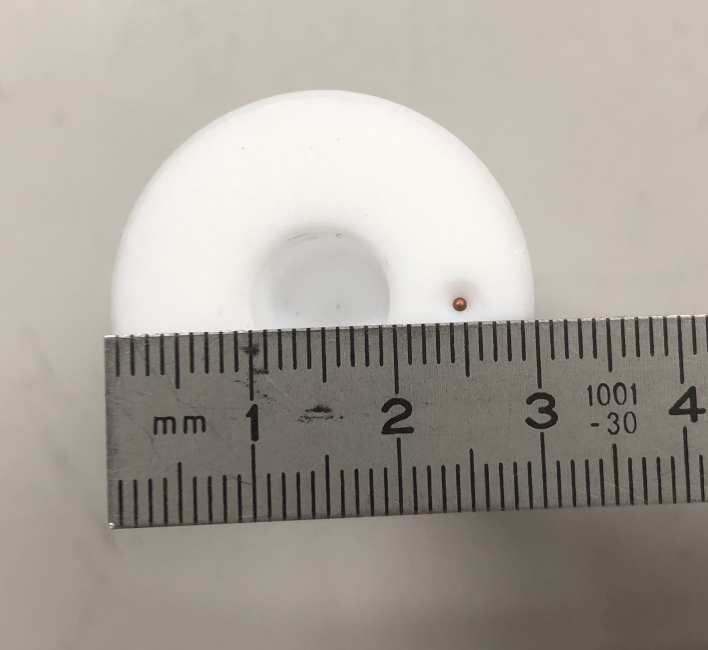
#> input picture python/notebooks/cbct_sample.jpg, 2122 x 1950 px (shown at 1/3 size); its folder holds only this picture in this run
$ python -i imageutils.py   (imports and definitions only)
#> lines starting #> are read from the running program, lines starting #| are printed output that depends on the picture
import numpy as np
import scipy.ndimage.filters as flt2
from scipy import ndimage
import matplotlib.pyplot as plt
from tqdm import tqdm
import skimage.filters as flt
import skimage.morphology as morph
#import skimage.morphology.greyreconstruct as rec

# [38 lines left out: functions _spotclean, spotclean, fill_spots, not called in this run]


def fill_spots2(img,size=5) :
#> called with size = 5
    med = morph.dilation(img,footprint=np.ones([size,size]))
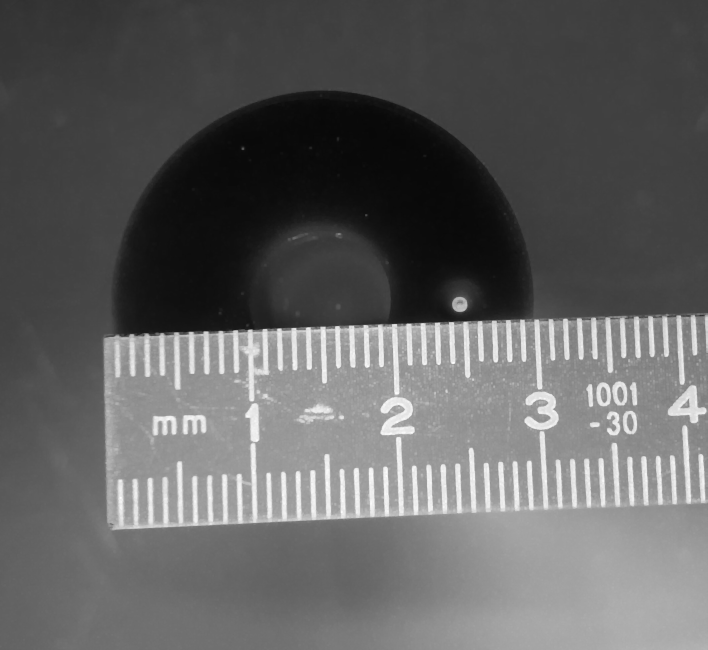
#> med: shape (1950, 2122) (shown at 1/3 size); min 8, max 255, mean 97.6
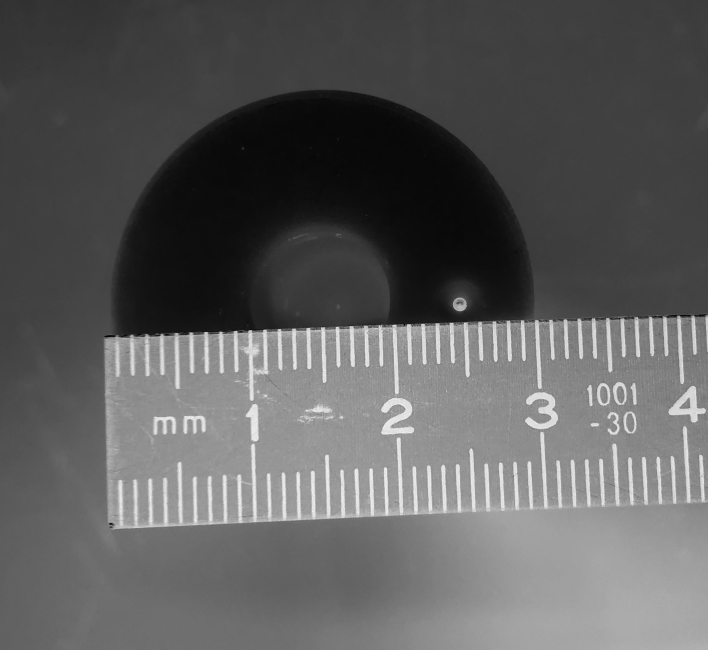
#> img: shape (1950, 2122) (shown at 1/3 size); min 0, max 255, mean 93.5
    fm = img.copy()
    fm[1:-2,1:-2] = med[1:-2,1:-2]

    res=morph.reconstruction(fm,img,method='erosion')

    return res

def _morph_spot_clean(img,th_peaks=0.95,th_holes=0.95,method=1) :
    if method==0 :
        fp=-fill_spots(-img)
        fh=fill_spots(img)
    else:
        fp=-fill_spots2(-img)
        fh=fill_spots2(img)
#> call 2 of fill_spots2, with size = 5
#> in fill_spots2 (call 2), `med = morph.dilation(img,footprint=np.ones([size,size]))`:
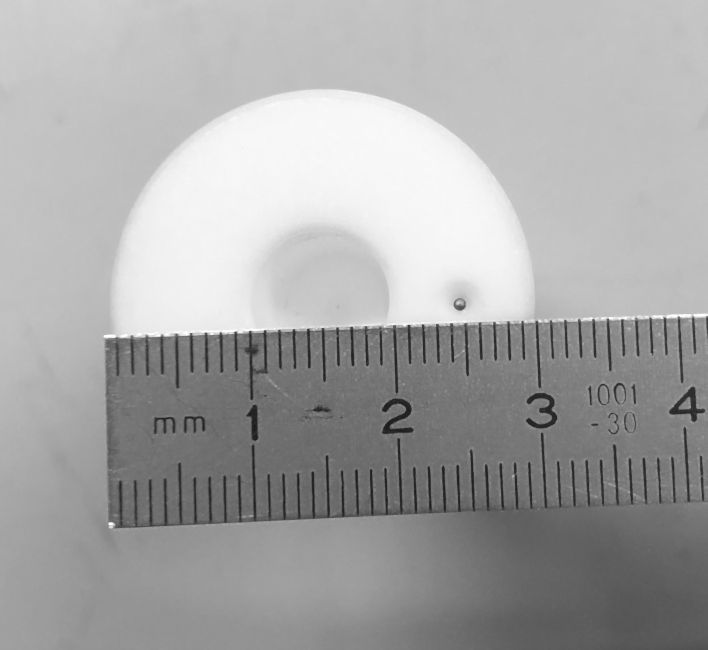
#> med: shape (1950, 2122) (shown at 1/3 size); min 25, max 255, mean 166.4

    dh=np.abs(img-fh)
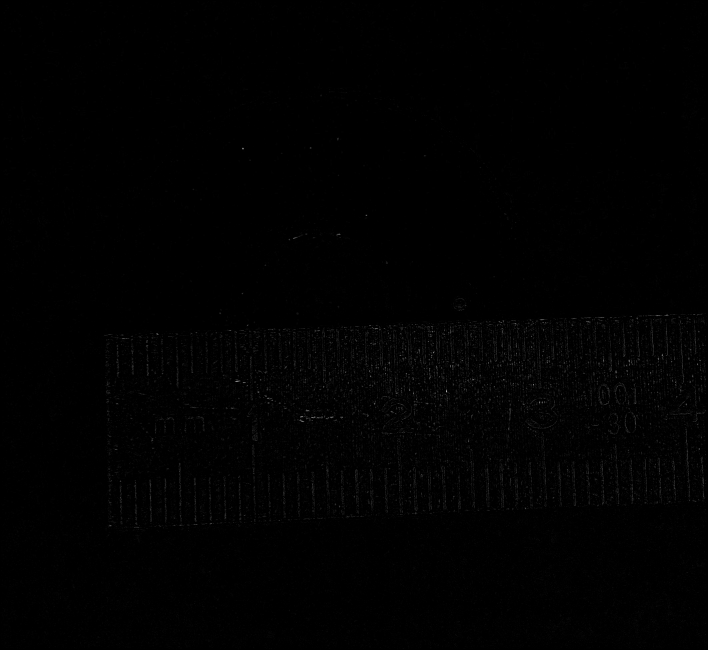
#> dh: shape (1950, 2122) float64 (shown at 1/3 size); min 0, max 67, mean 0.4; drawn with min black and max white
    dp=np.abs(img-fp)
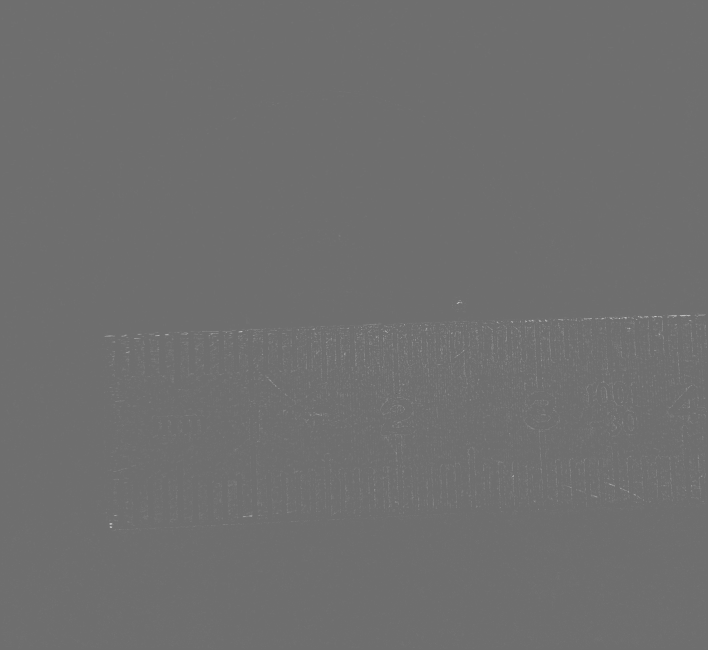
#> dp: shape (1950, 2122) float64 (shown at 1/3 size); min 200, max 329, mean 256.3; drawn with min black and max white

    hh,ah=np.histogram(dh.ravel(),bins=1024);
#> hh = 1024 values, max 3598143 at index 0, min 0 at index 1, mean 4040.9; ah = 1025 values from 0 to 67
    hp,ap=np.histogram(dp.ravel(),bins=1024);
#> hp = 1024 values, max 3585650 at index 444, min 0 at index 1, mean 4040.9; ap = 1025 values from 200 to 329
    chh=np.cumsum(hh)
#> chh = 1024 values from 3598143 to 4137900
    chp=np.cumsum(hp)
#> chp = 1024 values from 1 to 4137900
    res=img.copy()
    if (th_holes < 1) :
        thh=ah[np.argmax(th_holes<chh/chh[-1])]
#> thh = 1.96
        res[thh<dh]=fh[thh<dh]
#> res: shape (1950, 2122); min 24, max 255, mean 162.8
    if (th_peaks < 1) :
        thp=ap[np.argmax(th_peaks<chp/chp[-1])]
#> thp = 257.9
        res[thp<dp]=fp[thp<dp]
#> res: shape (1950, 2122); min 21, max 250, mean 162.5

    return res

# [283 lines left out: functions morph_spot_clean, linepattern, linepattern2d, contraststeps, neutronimage, generatespots and 12 more, not called in this run]

>>> import cv2
>>> picture = cv2.imread('../notebooks/cbct_sample.jpg', cv2.IMREAD_GRAYSCALE)
>>> result = _morph_spot_clean(picture)
